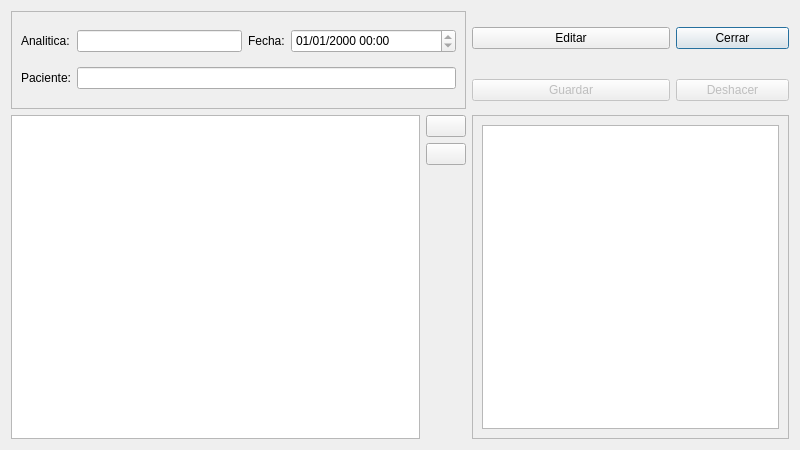
<?xml version="1.0" encoding="UTF-8"?>
<ui version="4.0">
 <class>FrmVerAnalitica</class>
 <widget class="QDialog" name="FrmVerAnalitica">
  <property name="windowModality">
   <enum>Qt::WindowModal</enum>
  </property>
  <property name="geometry">
   <rect>
    <x>0</x>
    <y>0</y>
    <width>800</width>
    <height>450</height>
   </rect>
  </property>
  <property name="windowTitle">
   <string>Visor  de Analiticas</string>
  </property>
  <property name="windowIcon">
   <iconset>
    <normaloff>:/Icons/PNG/Maya.png</normaloff>:/Icons/PNG/Maya.png</iconset>
  </property>
  <layout class="QGridLayout" name="gridGeneral">
   <item row="0" column="3">
    <widget class="QPushButton" name="btnCerrar">
     <property name="maximumSize">
      <size>
       <width>113</width>
       <height>16777215</height>
      </size>
     </property>
     <property name="layoutDirection">
      <enum>Qt::LeftToRight</enum>
     </property>
     <property name="text">
      <string>Cerrar</string>
     </property>
     <property name="icon">
      <iconset resource="../maya.qrc">
       <normaloff>:/Icons/PNG/Exit.png</normaloff>:/Icons/PNG/Exit.png</iconset>
     </property>
     <property name="checkable">
      <bool>false</bool>
     </property>
     <property name="checked">
      <bool>false</bool>
     </property>
    </widget>
   </item>
   <item row="0" column="0" rowspan="2" colspan="2">
    <widget class="QFrame" name="frame">
     <property name="minimumSize">
      <size>
       <width>0</width>
       <height>98</height>
      </size>
     </property>
     <property name="styleSheet">
      <string notr="true"/>
     </property>
     <property name="frameShape">
      <enum>QFrame::StyledPanel</enum>
     </property>
     <property name="frameShadow">
      <enum>QFrame::Raised</enum>
     </property>
     <layout class="QGridLayout" name="gridLayout_3">
      <item row="0" column="0">
       <widget class="QLabel" name="label">
        <property name="text">
         <string>Analitica:</string>
        </property>
       </widget>
      </item>
      <item row="0" column="1">
       <widget class="QLineEdit" name="txtAnalitica">
        <property name="styleSheet">
         <string notr="true"/>
        </property>
        <property name="readOnly">
         <bool>true</bool>
        </property>
       </widget>
      </item>
      <item row="0" column="2">
       <widget class="QLabel" name="label_2">
        <property name="text">
         <string>Fecha:</string>
        </property>
       </widget>
      </item>
      <item row="0" column="3">
       <widget class="QDateTimeEdit" name="txtFechaAnalitica">
        <property name="minimumSize">
         <size>
          <width>165</width>
          <height>24</height>
         </size>
        </property>
        <property name="styleSheet">
         <string notr="true"/>
        </property>
        <property name="readOnly">
         <bool>true</bool>
        </property>
        <property name="displayFormat">
         <string>dd/MM/yyyy HH:mm</string>
        </property>
       </widget>
      </item>
      <item row="1" column="0">
       <widget class="QLabel" name="label_3">
        <property name="text">
         <string>Paciente:</string>
        </property>
       </widget>
      </item>
      <item row="1" column="1" colspan="3">
       <widget class="QLineEdit" name="txtPaciente">
        <property name="styleSheet">
         <string notr="true"/>
        </property>
        <property name="readOnly">
         <bool>true</bool>
        </property>
       </widget>
      </item>
     </layout>
    </widget>
   </item>
   <item row="0" column="2">
    <widget class="QPushButton" name="btnEditar">
     <property name="text">
      <string>Editar</string>
     </property>
     <property name="icon">
      <iconset resource="../maya.qrc">
       <normaloff>:/Icons/PNG/edit.png</normaloff>:/Icons/PNG/edit.png</iconset>
     </property>
    </widget>
   </item>
   <item row="2" column="1">
    <widget class="QPushButton" name="btnaddlinea">
     <property name="text">
      <string/>
     </property>
     <property name="icon">
      <iconset resource="../maya.qrc">
       <normaloff>:/Icons/PNG/add.png</normaloff>:/Icons/PNG/add.png</iconset>
     </property>
    </widget>
   </item>
   <item row="3" column="1">
    <widget class="QPushButton" name="btnDeleteLinea">
     <property name="text">
      <string/>
     </property>
     <property name="icon">
      <iconset resource="../maya.qrc">
       <normaloff>:/Icons/PNG/Delete.png</normaloff>:/Icons/PNG/Delete.png</iconset>
     </property>
    </widget>
   </item>
   <item row="1" column="2">
    <widget class="QPushButton" name="btnGuardar">
     <property name="enabled">
      <bool>false</bool>
     </property>
     <property name="text">
      <string>Guardar</string>
     </property>
     <property name="icon">
      <iconset resource="../maya.qrc">
       <normaloff>:/Icons/PNG/Save.png</normaloff>:/Icons/PNG/Save.png</iconset>
     </property>
    </widget>
   </item>
   <item row="1" column="3">
    <widget class="QPushButton" name="btnDeshacer">
     <property name="enabled">
      <bool>false</bool>
     </property>
     <property name="text">
      <string>Deshacer</string>
     </property>
     <property name="icon">
      <iconset resource="../maya.qrc">
       <normaloff>:/Icons/PNG/undo.png</normaloff>:/Icons/PNG/undo.png</iconset>
     </property>
    </widget>
   </item>
   <item row="4" column="1">
    <spacer name="verticalSpacer">
     <property name="orientation">
      <enum>Qt::Vertical</enum>
     </property>
     <property name="sizeHint" stdset="0">
      <size>
       <width>20</width>
       <height>40</height>
      </size>
     </property>
    </spacer>
   </item>
   <item row="2" column="2" rowspan="3" colspan="2">
    <widget class="QFrame" name="frame_2">
     <property name="minimumSize">
      <size>
       <width>317</width>
       <height>0</height>
      </size>
     </property>
     <property name="styleSheet">
      <string notr="true"/>
     </property>
     <property name="frameShape">
      <enum>QFrame::StyledPanel</enum>
     </property>
     <property name="frameShadow">
      <enum>QFrame::Raised</enum>
     </property>
     <layout class="QGridLayout" name="gridLayout_2">
      <item row="0" column="0">
       <widget class="QTextEdit" name="txcomentarios">
        <property name="styleSheet">
         <string notr="true"/>
        </property>
        <property name="readOnly">
         <bool>true</bool>
        </property>
       </widget>
      </item>
     </layout>
    </widget>
   </item>
   <item row="2" column="0" rowspan="3">
    <widget class="QTableWidget" name="tablaAnalitica"/>
   </item>
  </layout>
 </widget>
 <resources>
  <include location="../maya.qrc"/>
 </resources>
 <connections/>
</ui>
